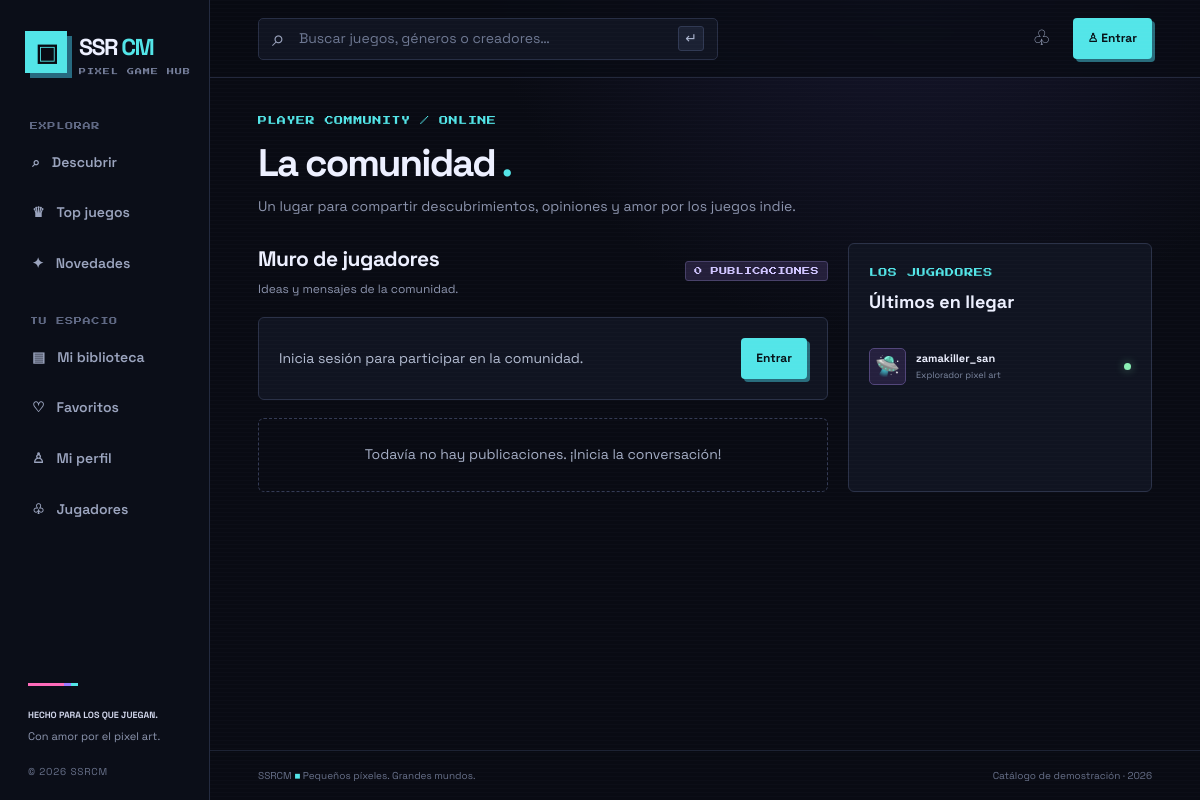
The page /players on the database its author committed.
### tables this page shows
CREATE TABLE users (
          id INTEGER PRIMARY KEY AUTOINCREMENT,
          username TEXT NOT NULL COLLATE NOCASE UNIQUE,
          email TEXT NOT NULL COLLATE NOCASE UNIQUE,
          password_hash TEXT NOT NULL,
          bio TEXT NOT NULL DEFAULT '',
          avatar TEXT NOT NULL DEFAULT '🎮',
          role TEXT NOT NULL DEFAULT 'player',
          created_at TEXT NOT NULL DEFAULT CURRENT_TIMESTAMP
        );

### app.py (the view)
@app.route("/players")
def players():
    with connect_db() as db:
        people = db.execute("SELECT id,username,bio,avatar,created_at FROM users ORDER BY id DESC LIMIT 100").fetchall()
        posts = db.execute("""SELECT posts.id, posts.body, posts.created_at, users.username, users.avatar
            FROM posts JOIN users ON users.id=posts.user_id ORDER BY posts.id DESC LIMIT 30""").fetchall()
    return render_template("comunidad.html", people=people, posts=posts)

### app.py (called while the page is built)
def connect_db():
    db = sqlite3.connect(DB_PATH)
    db.row_factory = sqlite3.Row
    db.execute("PRAGMA foreign_keys = ON")
    return db

@app.before_request
def load_user():
    g.user = None
    uid = session.get("user_id")
    if uid:
        g.user = connect_db().execute("SELECT id, username, email, bio, avatar, role, created_at FROM users WHERE id=?", (uid,)).fetchone()

@app.context_processor
def globals_for_templates():
    return {"current_user": g.get("user"), "year": datetime.now().year}

### templates/comunidad.html (shortened to what this page needs)
{% extends "base.html" %}
{% block content %}
    <p class="eyebrow">
        PLAYER COMMUNITY / ONLINE
    </p>
    <h1 class="page-title">
        La comunidad
        <span class="accent">
            .
        </span>
    </h1>
    <p class="muted intro">
        Un lugar para compartir descubrimientos, opiniones y amor por los juegos indie.
    </p>
    <section class="community-layout">
        <div id="community" class="community-feed">
            <div class="section-heading">
                <div>
                    <h2>
                        Muro de jugadores
                    </h2>
                    <p class="muted">
                        Ideas y mensajes de la comunidad.
                    </p>
                </div>
                <span class="pill">
                    {{ posts|length }}
                    PUBLICACIONES
                </span>
            </div>
            {% if current_user %}
                <form class="post-form panel" action="{{ url_for('community_post') }}" method="post">
                    <label for="postbody">
                        ¿Qué estás jugando hoy,
                        {{ current_user.username }}
                        ?
                    </label>
                    <textarea id="postbody" name="body" required minlength="3" maxlength="500" placeholder="Comparte una recomendación, un logro o una idea…">
                    </textarea>
                    <div class="form-bottom">
                        <small class="muted">
                            Máximo 500 caracteres
                        </small>
                        <button class="btn btn-primary">
                            Publicar ↗
                        </button>
                    </div>
                </form>
            {% else %}
                <div class="panel inline-cta">
                    <p>
                        Inicia sesión para participar en la comunidad.
                    </p>
                    <a class="btn btn-primary" href="{{ url_for('auth') }}">
                        Entrar
                    </a>
                </div>
            {% endif %}
            {% for post in posts %}
                <article class="post-card panel">
                    <div class="review-head">
                        <span class="avatar">
                            {{ post.avatar }}
                        </span>
                        <div>
                            <strong>
                                {{ post.username }}
                            </strong>
                            <small>
                                {{ post.created_at }}
                            </small>
                        </div>
                    </div>
                    <p>
                        {{ post.body }}
                    </p>
                </article>
            {% else %}
                <div class="empty-state compact">
                    Todavía no hay publicaciones. ¡Inicia la conversación!
                </div>
            {% endfor %}
        </div>
        <aside class="players-panel panel">
            <p class="eyebrow">
                LOS JUGADORES
            </p>
            <h2>
                Últimos en llegar
            </h2>
            {% for person in people %}
                <div class="player-row">
                    <span class="avatar">
                        {{ person.avatar }}
                    </span>
                    <div>
                        <strong>
                            {{ person.username }}
                        </strong>
                        <small>
                            {{ person.bio or 'Explorador pixel art' }}
                        </small>
                    </div>
                    <span class="online-dot">
                    </span>
                </div>
            {% else %}
                <p class="muted">
                    Aún no hay jugadores registrados.
                </p>
            {% endfor %}
        </aside>
    </section>
{% endblock %}

### static/css/estilos.css (style rules this page uses)
:root { --bg:#090b13; --panel:#101421; --panel2:#151a2a; --line:#242b40; --text:#edf0ff; --muted:#8c94ad; --purple:#9c7bff; --cyan:#53e5e8; --pink:#ff6bba; --green:#8bf0b4; --font:'Space Grotesk',Arial,sans-serif; --pixel:'Press Start 2P',monospace; }
* { box-sizing:border-box; }
html { scroll-behavior:smooth; }
body { margin:0; background:radial-gradient(ellipse at 76% -10%,#17172f 0,transparent 34%),var(--bg); color:var(--text); font-family:var(--font); font-size:14px; line-height:1.55; }
a { color:inherit; text-decoration:none; }
button,a { -webkit-tap-highlight-color:transparent; }
.accent { color:var(--cyan); }
.muted { color:var(--muted); }
.eyebrow { font-family:var(--pixel); font-size:9px; line-height:1.9; letter-spacing:.06em; color:var(--cyan); margin:0 0 12px; }
.page-heading h1,.page-title { font-size:clamp(30px,3.2vw,46px); line-height:1.13; letter-spacing:-1.9px; margin:0 0 12px; font-weight:700; }
.pill { display:inline-flex; align-items:center; padding:5px 8px; border:1px solid #474068; background:#241f3a; color:#d0c5ff; border-radius:3px; font:8px var(--pixel); letter-spacing:.04em; }
.btn { display:inline-flex; justify-content:center; align-items:center; gap:9px; border:1px solid transparent; border-radius:4px; padding:10px 14px; font-weight:700; font-size:12px; transition:transform .18s,border-color .18s,background .18s; }
.btn-primary { background:var(--cyan); color:#071117; box-shadow:3px 3px 0 #286c7c; }
.section-heading { display:flex; justify-content:space-between; align-items:center; gap:18px; margin-bottom:19px; }
.section-heading h2 { font-size:21px; letter-spacing:-.5px; margin:0 0 4px; }
.section-heading p { margin:0; font-size:12px; }
.empty-state { text-align:center; padding:55px 18px; border:1px dashed #343b55; border-radius:6px; color:#a5aec5; }
.empty-state.compact { padding:25px; }
.panel { border:1px solid #2b3248; border-radius:6px; background:#101421; padding:20px; }
.avatar { display:grid; place-items:center; width:37px; height:37px; flex-shrink:0; background:#25203e; border:1px solid #514579; border-radius:5px; font-size:20px; }
.inline-cta { display:flex; align-items:center; justify-content:space-between; gap:15px; margin:18px 0; }
.inline-cta p { margin:0; color:#b4bdd2; }
.page-title { margin:0 0 12px; }
.intro { margin:0 0 25px; }
.community-layout { display:grid; grid-template-columns:minmax(0,1.5fr) minmax(250px,.8fr); gap:20px; }
.community-feed { min-width:0; }
.players-panel h2 { font-size:18px; margin:0 0 20px; }
.players-panel .eyebrow { margin-bottom:7px; }
.player-row { display:flex; align-items:center; gap:10px; padding:12px 0; border-bottom:1px solid #282f43; }
.player-row:last-child { border-bottom:0; }
.player-row>div { display:grid; gap:2px; min-width:0; }
.player-row strong { font-size:11px; }
.player-row small { font-size:9px; color:#7e89a2; overflow:hidden; text-overflow:ellipsis; white-space:nowrap; max-width:145px; }
.online-dot,.live-dot { width:7px; height:7px; background:var(--green); border-radius:50%; display:inline-block; box-shadow:0 0 10px #8bf0b477; }
.online-dot { margin-left:auto; }

### rows shown on the page
users: avatar "🛸", username "zamakiller_san", bio "Explorador pixel art"

### other values the page prints
{{ posts|length }} "0"
